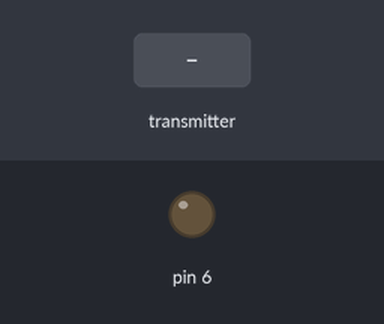
A sketch run on a simulated Arduino Uno, built with avr-gcc and run on an emulated ATmega328P. Parts: output pins drawn as LEDs (lit = HIGH). The test bench sets the inputs (shaded band). No radio packets arrive unless stated.

Above: at 1.2 s.
1.3 s: the transmitter starts sending buf.1 = 64
At 2.0 s:
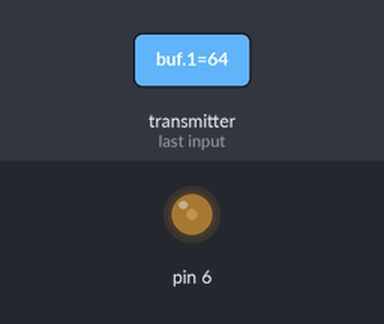
2.8 s: the transmitter starts sending buf.1 = 128
At 3.2 s:
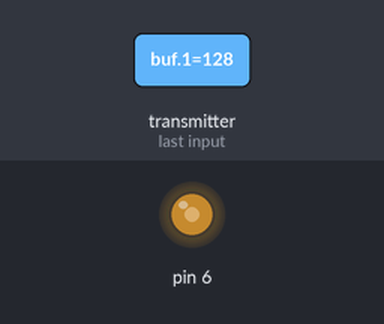
4.3 s: the transmitter starts sending buf.1 = 255
At 5.5 s:
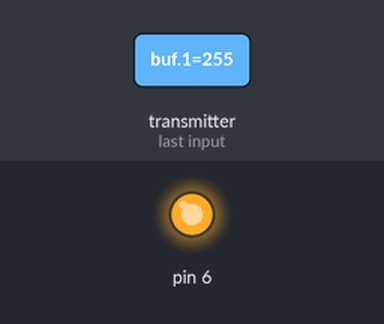
Timing chart, 0 to 7.3 s (numbered marks = the images above; inputs shaded):
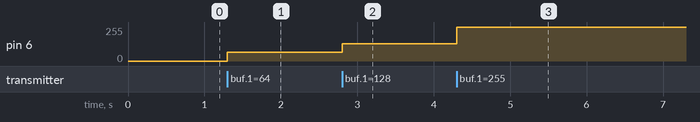

Measured:
- after the input at 1.3 s, pin 6: 0/255 → 64/255 at once
- after the input at 2.8 s, pin 6: 64/255 → 128/255 at once
- after the input at 4.3 s, pin 6: 128/255 → 255/255 at once

The sketch:

rf_carro1_recp.ino
```cpp
#include <RH_ASK.h>

RH_ASK controlador;

void setup() {
  pinMode(6, OUTPUT);
  Serial.begin(9600);
  if(!controlador.init())
    Serial.println("Inicialiación fallida");
}

void loop(){
  uint8_t buf[2];
  uint8_t buflen = sizeof(buf);
  if(controlador.recv(buf, &buflen)){
    analogWrite(6, buf[1]);
  }
}
```
